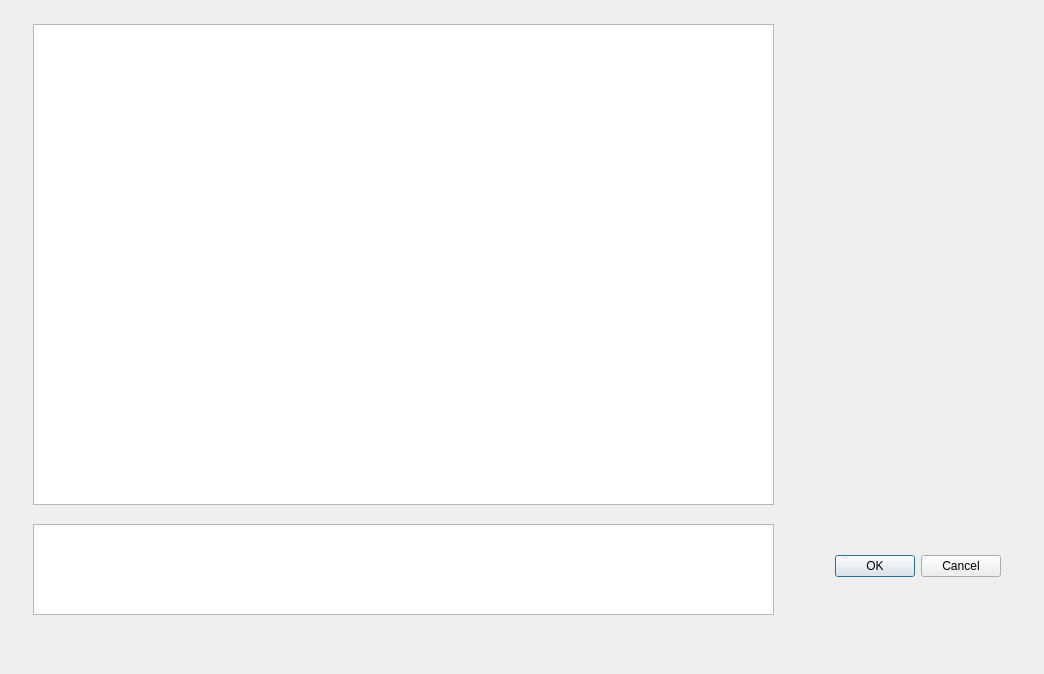
<?xml version="1.0" encoding="UTF-8"?>
<ui version="4.0">
 <class>Chatbot</class>
 <widget class="QDialog" name="Chatbot">
  <property name="geometry">
   <rect>
    <x>0</x>
    <y>0</y>
    <width>1044</width>
    <height>674</height>
   </rect>
  </property>
  <property name="windowTitle">
   <string>Dialog</string>
  </property>
  <widget class="QDialogButtonBox" name="buttonBox">
   <property name="geometry">
    <rect>
     <x>800</x>
     <y>531</y>
     <width>201</width>
     <height>71</height>
    </rect>
   </property>
   <property name="orientation">
    <enum>Qt::Orientation::Horizontal</enum>
   </property>
   <property name="standardButtons">
    <set>QDialogButtonBox::StandardButton::Cancel|QDialogButtonBox::StandardButton::Ok</set>
   </property>
  </widget>
  <widget class="QTextEdit" name="textEdit">
   <property name="geometry">
    <rect>
     <x>33</x>
     <y>24</y>
     <width>741</width>
     <height>481</height>
    </rect>
   </property>
  </widget>
  <widget class="QTextEdit" name="textEdit_2">
   <property name="geometry">
    <rect>
     <x>33</x>
     <y>524</y>
     <width>741</width>
     <height>91</height>
    </rect>
   </property>
  </widget>
  <widget class="QWidget" name="widget" native="true">
   <property name="geometry">
    <rect>
     <x>789</x>
     <y>29</y>
     <width>251</width>
     <height>471</height>
    </rect>
   </property>
  </widget>
 </widget>
 <resources/>
 <connections>
  <connection>
   <sender>buttonBox</sender>
   <signal>accepted()</signal>
   <receiver>Chatbot</receiver>
   <slot>accept()</slot>
   <hints>
    <hint type="sourcelabel">
     <x>248</x>
     <y>254</y>
    </hint>
    <hint type="destinationlabel">
     <x>157</x>
     <y>274</y>
    </hint>
   </hints>
  </connection>
  <connection>
   <sender>buttonBox</sender>
   <signal>rejected()</signal>
   <receiver>Chatbot</receiver>
   <slot>reject()</slot>
   <hints>
    <hint type="sourcelabel">
     <x>316</x>
     <y>260</y>
    </hint>
    <hint type="destinationlabel">
     <x>286</x>
     <y>274</y>
    </hint>
   </hints>
  </connection>
 </connections>
</ui>
